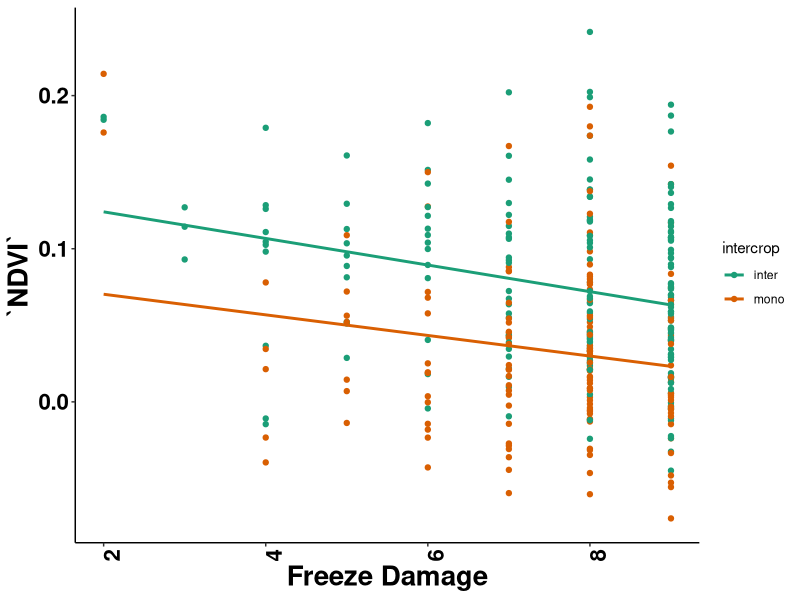
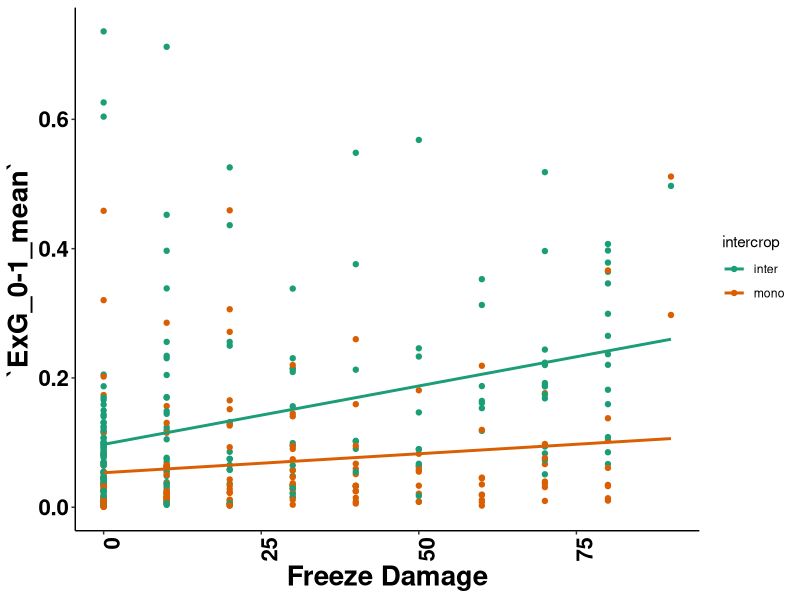
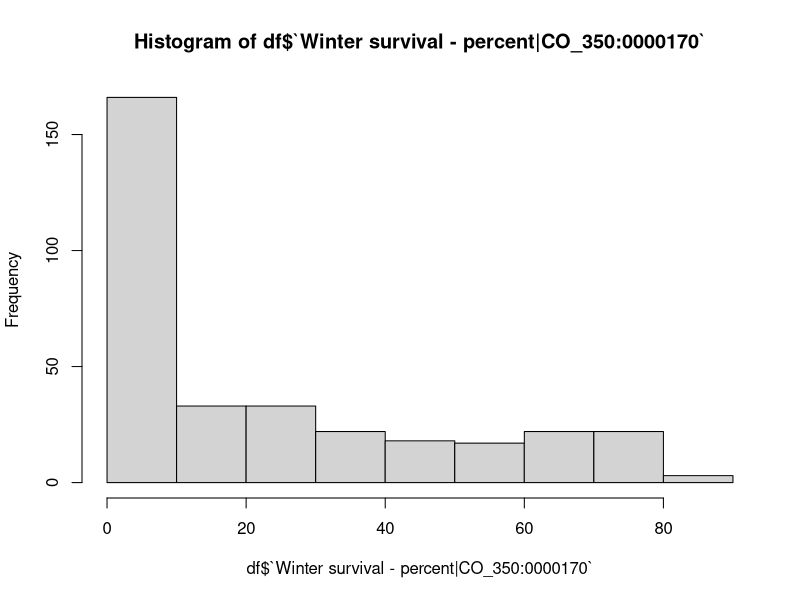
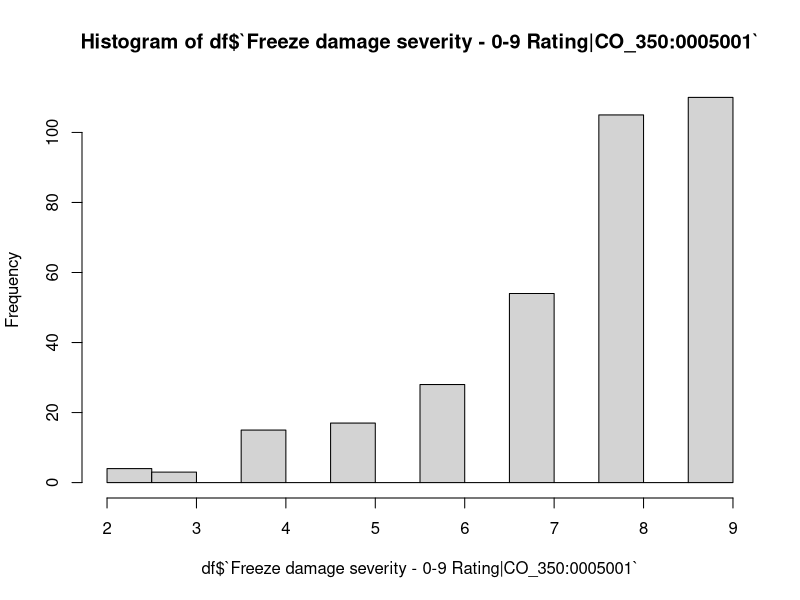

Reproduce these figures in R, in order.
library(tidyverse)
library(readxl)
library("readr")  



CU_2025_Ithaca_WOP_PLOT_phenotypes <- read_csv("data/CU_2025_Ithaca_WOP_PLOT_phenotypes.csv")


spectral_4_04_25_data <- read_csv("output/spectral_4-04-25_data.csv")


colnames(CU_2025_Ithaca_WOP_PLOT_phenotypes)




plot_spectral <- spectral_4_04_25_data %>% 
  select(observationUnitName,plot_number,`ExG_0-1_mean`,NDVI_mean) %>%
  group_by(plot_number) %>% 
  summarise_at(c("ExG_0-1_mean", "NDVI_mean"), mean, na.rm = F) 


plot_spectral



df<-CU_2025_Ithaca_WOP_PLOT_phenotypes %>% 
  select(observationUnitName,observationLevel,plotNumber,germplasmName,intercropGermplasmName,
         `Freeze damage severity - 0-9 Rating|CO_350:0005001`,
         `Winter survival - percent|CO_350:0000170`,
         "Pea winter survival - percent|COMP:0000050",
         "Pea freeze damage severity - 0-5 Rating|COMP:0000051") %>% 
  filter(observationLevel == "plot") %>% 
  left_join(plot_spectral, join_by(plotNumber==plot_number)) %>% 
  mutate(winter_hardiness = ((10-`Freeze damage severity - 0-9 Rating|CO_350:0005001`)*10) * `Winter survival - percent|CO_350:0000170`) %>% 
  mutate(intercrop = if_else(is.na(intercropGermplasmName),"mono","inter")) 
  

library(RColorBrewer)

df %>% 
  ggplot(aes(`Freeze damage severity - 0-9 Rating|CO_350:0005001`,`NDVI_mean`,color=intercrop))+
  geom_point() +
  geom_smooth(se = FALSE, method = lm)+
  xlab("Freeze Damage")+
  ylab("`NDVI`")+
  scale_color_brewer(palette="Dark2")+
  theme_classic()+
  theme(axis.text.x=element_text(angle = 90, hjust = 1))+
  theme(axis.text=element_text(size=20), axis.title=element_text(size=20,face="bold"))+
  theme(axis.text.x = element_text(face = "bold", color = "black", size = 16))+
  theme(axis.text.y = element_text(face = "bold", color = "black", size = 16))


df %>% 
  ggplot(aes(`Winter survival - percent|CO_350:0000170`,`ExG_0-1_mean`,color=intercrop))+
  geom_point() +
  geom_smooth(se = FALSE, method = lm)+
  xlab("Freeze Damage")+
  ylab("`ExG_0-1_mean`")+
  scale_color_brewer(palette="Dark2")+
  theme_classic()+
  theme(axis.text.x=element_text(angle = 90, hjust = 1))+
  theme(axis.text=element_text(size=20), axis.title=element_text(size=20,face="bold"))+
  theme(axis.text.x = element_text(face = "bold", color = "black", size = 16))+
  theme(axis.text.y = element_text(face = "bold", color = "black", size = 16))


df <-CU_2025_Ithaca_WOP_PLOT_phenotypes %>% 
  select(observationUnitName,observationLevel,plotNumber,germplasmName,intercropGermplasmName,
         `Freeze damage severity - 0-9 Rating|CO_350:0005001`,
         `Winter survival - percent|CO_350:0000170`,
         "Pea winter survival - percent|COMP:0000050",
         "Pea freeze damage severity - 0-5 Rating|COMP:0000051") %>% 
  filter(observationLevel == "plot") %>% 
  left_join(plot_spectral, join_by(plotNumber==plot_number)) %>% 
  mutate(winter_hardiness = ((10-`Freeze damage severity - 0-9 Rating|CO_350:0005001`)*10) * `Winter survival - percent|CO_350:0000170`) %>% 
  mutate(intercrop = if_else(is.na(intercropGermplasmName),"mono","inter")) 


hist(df$`Winter survival - percent|CO_350:0000170`)

hist(df$`Freeze damage severity - 0-9 Rating|CO_350:0005001`)


CU_2025_Ithaca_WOP_PLOT_phenotypes %>% 
  select(observationUnitName,observationLevel,plotNumber,germplasmName,intercropGermplasmName,
         `Freeze damage severity - 0-9 Rating|CO_350:0005001`,
         `Winter survival - percent|CO_350:0000170`,
         "Pea winter survival - percent|COMP:0000050",
         "Pea freeze damage severity - 0-5 Rating|COMP:0000051") %>% 
  filter(observationLevel == "plot") %>% 
  left_join(plot_spectral, join_by(plotNumber==plot_number)) %>% 
  mutate(winter_hardiness = ((10-`Freeze damage severity - 0-9 Rating|CO_350:0005001`)*10) * `Winter survival - percent|CO_350:0000170`) %>% 
  mutate(intercrop = if_else(is.na(intercropGermplasmName),"mono","inter")) %>% 
  filter(`Winter survival - percent|CO_350:0000170` > 20) %>% 
  filter(`Freeze damage severity - 0-9 Rating|CO_350:0005001` < 8) %>% 
  arrange(`Winter survival - percent|CO_350:0000170`)



